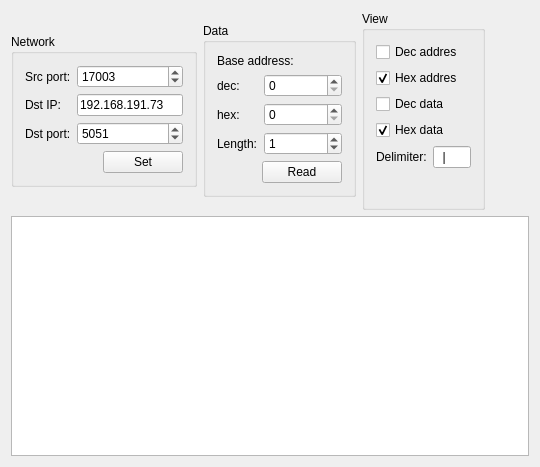
<?xml version="1.0" encoding="UTF-8"?>
<ui version="4.0">
 <class>MainWindow</class>
 <widget class="QMainWindow" name="MainWindow">
  <property name="geometry">
   <rect>
    <x>0</x>
    <y>0</y>
    <width>540</width>
    <height>467</height>
   </rect>
  </property>
  <property name="windowTitle">
   <string>UPX Reader</string>
  </property>
  <widget class="QWidget" name="centralWidget">
   <layout class="QGridLayout" name="gridLayout_4">
    <item row="0" column="0">
     <layout class="QHBoxLayout" name="horizontalLayout">
      <item>
       <widget class="QGroupBox" name="groupBox">
        <property name="sizePolicy">
         <sizepolicy hsizetype="Preferred" vsizetype="Maximum">
          <horstretch>0</horstretch>
          <verstretch>0</verstretch>
         </sizepolicy>
        </property>
        <property name="title">
         <string>Network</string>
        </property>
        <layout class="QGridLayout" name="gridLayout">
         <item row="0" column="0" colspan="2">
          <layout class="QFormLayout" name="formLayout">
           <item row="0" column="0">
            <widget class="QLabel" name="label_3">
             <property name="text">
              <string>Src port:</string>
             </property>
            </widget>
           </item>
           <item row="0" column="1">
            <widget class="QSpinBox" name="src_port_spinBox">
             <property name="maximum">
              <number>65535</number>
             </property>
             <property name="value">
              <number>17003</number>
             </property>
            </widget>
           </item>
           <item row="1" column="0">
            <widget class="QLabel" name="label_2">
             <property name="text">
              <string>Dst IP:</string>
             </property>
            </widget>
           </item>
           <item row="1" column="1">
            <widget class="QLineEdit" name="ip_lineEdit">
             <property name="text">
              <string>192.168.191.73</string>
             </property>
            </widget>
           </item>
           <item row="2" column="0">
            <widget class="QLabel" name="label">
             <property name="text">
              <string>Dst port:</string>
             </property>
            </widget>
           </item>
           <item row="2" column="1">
            <widget class="QSpinBox" name="dst_port_spinBox">
             <property name="maximum">
              <number>65535</number>
             </property>
             <property name="value">
              <number>5051</number>
             </property>
            </widget>
           </item>
          </layout>
         </item>
         <item row="1" column="0">
          <spacer name="horizontalSpacer">
           <property name="orientation">
            <enum>Qt::Horizontal</enum>
           </property>
           <property name="sizeHint" stdset="0">
            <size>
             <width>70</width>
             <height>20</height>
            </size>
           </property>
          </spacer>
         </item>
         <item row="1" column="1">
          <widget class="QPushButton" name="set_pushButton">
           <property name="text">
            <string>Set</string>
           </property>
          </widget>
         </item>
        </layout>
       </widget>
      </item>
      <item>
       <widget class="QGroupBox" name="groupBox_2">
        <property name="sizePolicy">
         <sizepolicy hsizetype="Preferred" vsizetype="Maximum">
          <horstretch>0</horstretch>
          <verstretch>0</verstretch>
         </sizepolicy>
        </property>
        <property name="title">
         <string>Data</string>
        </property>
        <layout class="QGridLayout" name="gridLayout_3">
         <item row="0" column="0" colspan="2">
          <layout class="QGridLayout" name="gridLayout_2">
           <item row="1" column="0">
            <layout class="QFormLayout" name="formLayout_2">
             <item row="0" column="0">
              <widget class="QLabel" name="label_6">
               <property name="text">
                <string>dec:</string>
               </property>
              </widget>
             </item>
             <item row="1" column="0">
              <widget class="QLabel" name="label_5">
               <property name="text">
                <string>hex:</string>
               </property>
              </widget>
             </item>
             <item row="2" column="0">
              <widget class="QLabel" name="label_7">
               <property name="text">
                <string>Length:</string>
               </property>
              </widget>
             </item>
             <item row="1" column="1">
              <widget class="QSpinBox" name="baseHex_spinBox">
               <property name="prefix">
                <string/>
               </property>
               <property name="maximum">
                <number>999999999</number>
               </property>
               <property name="displayIntegerBase">
                <number>16</number>
               </property>
              </widget>
             </item>
             <item row="0" column="1">
              <widget class="QSpinBox" name="baseDec_spinBox">
               <property name="maximum">
                <number>999999999</number>
               </property>
              </widget>
             </item>
             <item row="2" column="1">
              <widget class="QSpinBox" name="length_spinBox">
               <property name="maximum">
                <number>999999999</number>
               </property>
               <property name="value">
                <number>1</number>
               </property>
              </widget>
             </item>
            </layout>
           </item>
           <item row="0" column="0">
            <widget class="QLabel" name="label_4">
             <property name="text">
              <string>Base address:</string>
             </property>
            </widget>
           </item>
          </layout>
         </item>
         <item row="1" column="0">
          <spacer name="horizontalSpacer_3">
           <property name="orientation">
            <enum>Qt::Horizontal</enum>
           </property>
           <property name="sizeHint" stdset="0">
            <size>
             <width>40</width>
             <height>20</height>
            </size>
           </property>
          </spacer>
         </item>
         <item row="1" column="1">
          <widget class="QPushButton" name="read_pushButton">
           <property name="text">
            <string>Read</string>
           </property>
          </widget>
         </item>
        </layout>
       </widget>
      </item>
      <item>
       <widget class="QGroupBox" name="groupBox_3">
        <property name="sizePolicy">
         <sizepolicy hsizetype="Preferred" vsizetype="Maximum">
          <horstretch>0</horstretch>
          <verstretch>0</verstretch>
         </sizepolicy>
        </property>
        <property name="title">
         <string>View</string>
        </property>
        <layout class="QGridLayout" name="gridLayout_5">
         <item row="0" column="0">
          <widget class="QCheckBox" name="decAddres_checkBox">
           <property name="text">
            <string>Dec addres</string>
           </property>
          </widget>
         </item>
         <item row="1" column="0">
          <widget class="QCheckBox" name="hexAddres_checkBox">
           <property name="text">
            <string>Hex addres</string>
           </property>
           <property name="checked">
            <bool>true</bool>
           </property>
          </widget>
         </item>
         <item row="2" column="0">
          <widget class="QCheckBox" name="decData_checkBox">
           <property name="text">
            <string>Dec data</string>
           </property>
          </widget>
         </item>
         <item row="3" column="0">
          <widget class="QCheckBox" name="hexData_checkBox">
           <property name="text">
            <string>Hex data</string>
           </property>
           <property name="checked">
            <bool>true</bool>
           </property>
          </widget>
         </item>
         <item row="4" column="0">
          <layout class="QFormLayout" name="formLayout_3">
           <item row="0" column="0">
            <widget class="QLabel" name="label_8">
             <property name="text">
              <string>Delimiter:</string>
             </property>
            </widget>
           </item>
           <item row="0" column="1">
            <widget class="QLineEdit" name="delimiter_lineEdit">
             <property name="maximumSize">
              <size>
               <width>40</width>
               <height>16777215</height>
              </size>
             </property>
             <property name="text">
              <string>  |  </string>
             </property>
            </widget>
           </item>
          </layout>
         </item>
         <item row="5" column="0">
          <spacer name="verticalSpacer">
           <property name="orientation">
            <enum>Qt::Vertical</enum>
           </property>
           <property name="sizeHint" stdset="0">
            <size>
             <width>20</width>
             <height>28</height>
            </size>
           </property>
          </spacer>
         </item>
        </layout>
       </widget>
      </item>
     </layout>
    </item>
    <item row="0" column="1">
     <spacer name="horizontalSpacer_2">
      <property name="orientation">
       <enum>Qt::Horizontal</enum>
      </property>
      <property name="sizeHint" stdset="0">
       <size>
        <width>43</width>
        <height>20</height>
       </size>
      </property>
     </spacer>
    </item>
    <item row="1" column="0" colspan="2">
     <widget class="QPlainTextEdit" name="data_plainTextEdit">
      <property name="readOnly">
       <bool>true</bool>
      </property>
     </widget>
    </item>
   </layout>
  </widget>
 </widget>
 <layoutdefault spacing="6" margin="11"/>
 <resources/>
 <connections/>
</ui>
